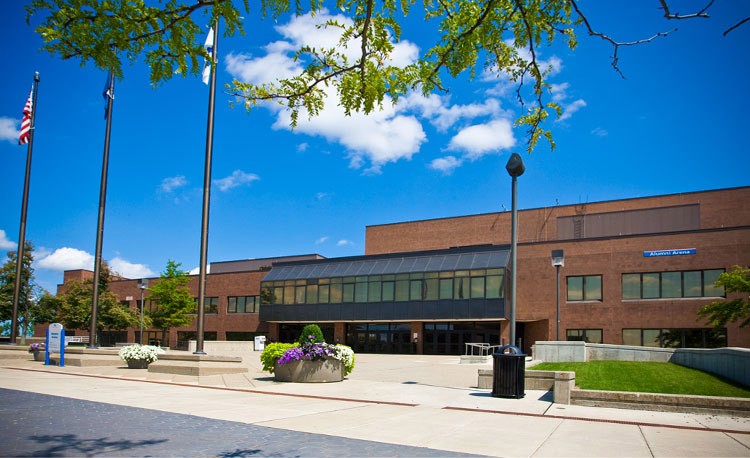
#> input picture task2.jpg, 750 x 458 px, found by its file name
$ python Gau_function_test.py
#> lines starting #> are read from the running program, lines starting #| are printed output that depends on the picture
import cv2
import numpy
from numpy import *
import numpy as np
import math

def gaus_kernel(sigma,pixel_num):
#> called with sigma = 1, pixel_num = 3
    Gau=zeros((pixel_num,pixel_num))
    hw=1/2*(pixel_num-1)
    ##hw=half width, being calculated to adjust the center position
    ##
    for x_g in range(0,pixel_num):
        for y_g in range(0,pixel_num):
            Gau[x_g,y_g]=(1/(2*math.pi*sigma*sigma))*exp(-((x_g-hw)*(x_g-hw)+(y_g-hw)*(y_g-hw))/(2*sigma*sigma))
    sum_Gau=sum(Gau)
    for x_g in range(0,pixel_num):
        for y_g in range(0,pixel_num):
            Gau[x_g,y_g]=Gau[x_g,y_g]/sum_Gau
#> further down, img is the input picture: shape (458, 750, 3); mean B, G, R 149.1, 126.8, 86.8
    return Gau

def image_filter(img_input,filter_kernel):

    size_img_input=img_input.shape
#> size_img_input = (458, 750, 3)
    kernel_size=filter_kernel.shape
    rgb_gray=len(size_img_input)
#> rgb_gray = 3
    if rgb_gray==3:
        new_img=zeros((size_img_input[0],size_img_input[1],size_img_input[2]))
        rgb_channel=size_img_input[2]
#> rgb_channel = 3
        for c in range(0,rgb_channel):
            img_ex=img_input[:,:,c]
            for i in range(0,size_img_input[0]):
                for j in range(0,size_img_input[1]):
                    H=zeros((kernel_size[0],kernel_size[1]))
                    G=zeros((kernel_size[0],kernel_size[1]))
                    for n in range (int(-(kernel_size[1]-1)/2)),int((kernel_size[1]+1)/2):
                        for m in range (int(-(kernel_size[1]-1)/2),int((kernel_size[1]+1)/2)):
                            if i+n in range (0,size_img_input[0]) and j+m in range (0,size_img_input[1]):
                                H[1+n,1+m]=img_ex[i+n,j+m]
                            else:
                                H[1+n,1+m]=0
                    for x in range(-1,2):
                        for y in range(-1,2):
                            G[1+x,1+y]=H[1+x,1+y]*filter_kernel[1-x,1-y]
                    new_img[i,j,c]=sum(G)
#> this loop made 1 pass
#> pass 1, in image_filter, `img_ex=img_input[:,:,c]`:
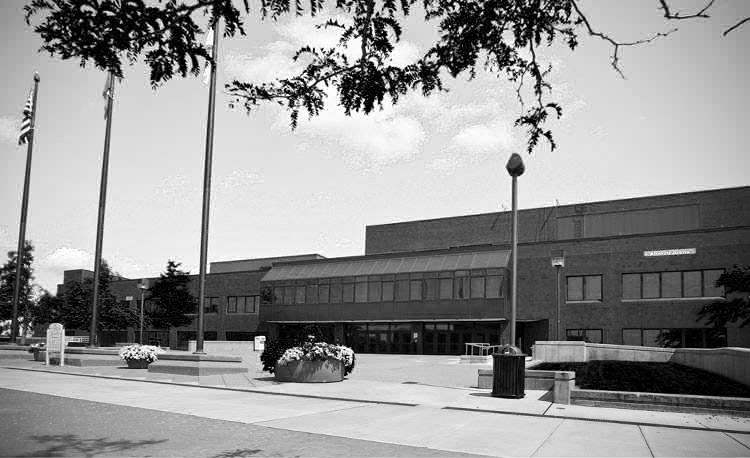
#> img_ex: shape (458, 750); min 0, max 255, mean 149.1
#> after the loop: new_img: shape (458, 750, 3) float64; every value is 0
    else:
        new_img=zeros((size_img_input[0],size_img_input[1]))
        for i in range(0,size_img_input[0]):
            for j in range(0,size_img_input[1]):
                H=zeros((kernel_size[0],kernel_size[1]))
                G=zeros((kernel_size[0],kernel_size[1]))
                for n in range (int(-(kernel_size[1]-1)/2),int((kernel_size[1]+1)/2)):
                    for m in range (int(-(kernel_size[1]-1)/2),int((kernel_size[1]+1)/2)):
                        if i+n in range (0,size_img_input[0]) and j+m in range (0,size_img_input[1]):
                            H[1+n,1+m]=img_input[i+n,j+m]
                        else:
                            H[1+n,1+m]=0
                for x in range(-1,2):
                    for y in range(-1,2):
                        G[1+x,1+y]=H[1+x,1+y]*filter_kernel[1-x,1-y]
                new_img[i,j]=sum(G)

    img_new_adjusted=new_img.clip(0, 255)
    img_new=np.rint(img_new_adjusted).astype('uint8')
    return img_new

k=gaus_kernel(1,3)
img=cv2.imread("/Users/yangyunchen/Dropbox/Python/task2.jpg")
#> (the run stopped early here; a loop or call above may not have finished)

$ run again, with lap1.jpg copied over task2.jpg
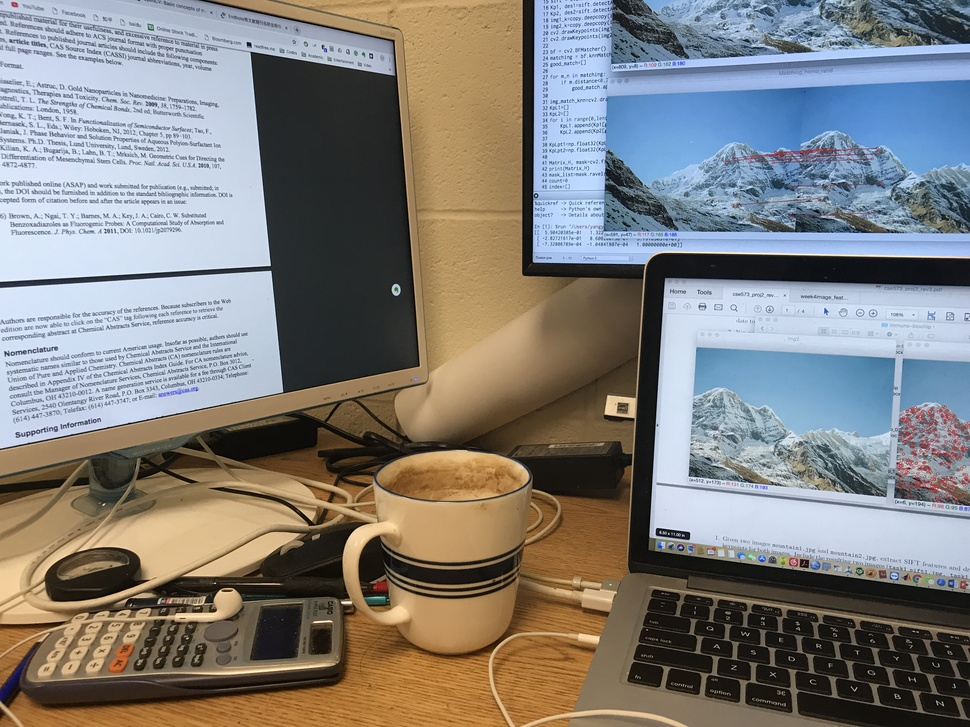
#> input picture lap1.jpg, 970 x 727 px, shrunk from 4032 x 3024 before the run, found by its file name
#> img is the input picture: shape (727, 970, 3); mean B, G, R 124.1, 127, 129.3
#> the loop in image_filter, `for c in range(0,rgb_channel):` made 1 pass
#> pass 1, in image_filter, `img_ex=img_input[:,:,c]`:
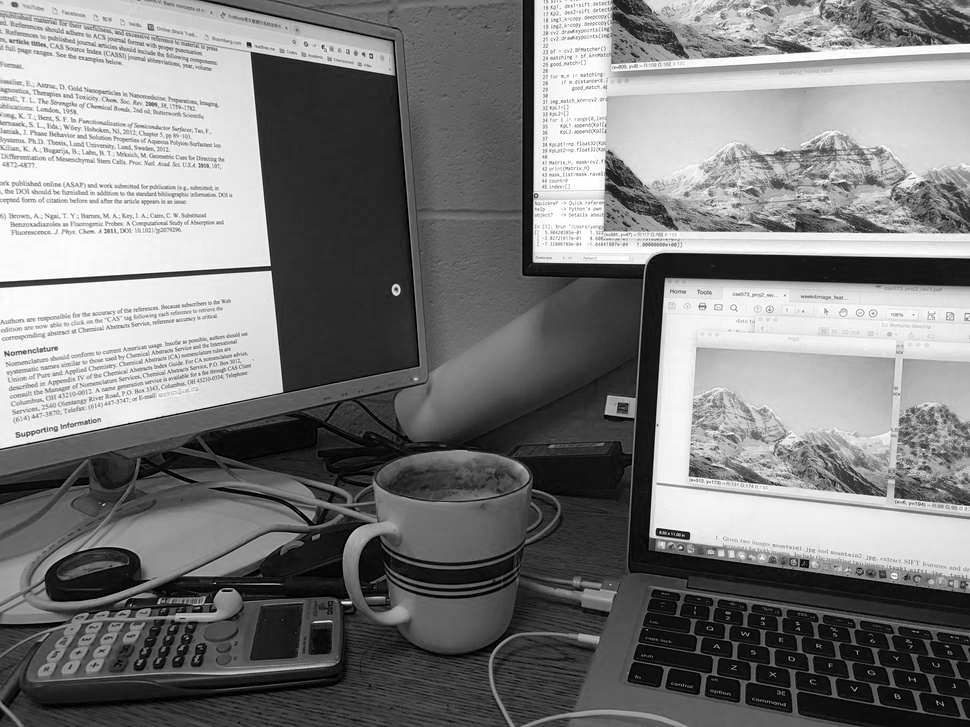
#> img_ex: shape (727, 970); min 0, max 255, mean 124.1

$ run again, with lap2.jpg copied over task2.jpg
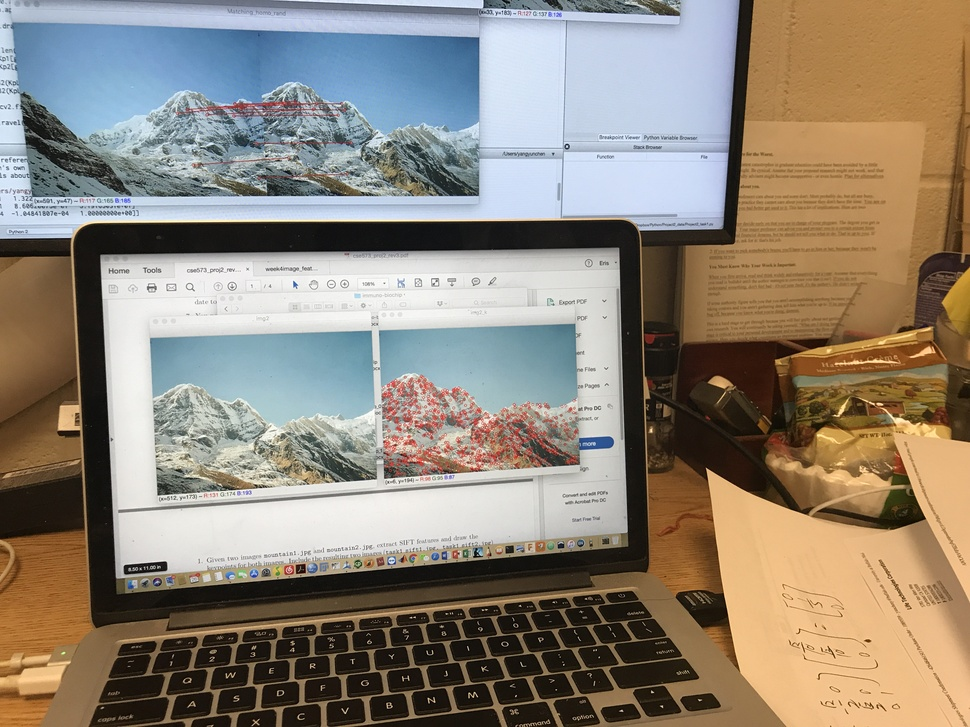
#> input picture lap2.jpg, 970 x 727 px, shrunk from 4032 x 3024 before the run, found by its file name
#> img is the input picture: shape (727, 970, 3); mean B, G, R 119.7, 133, 143.1
#> the loop in image_filter, `for c in range(0,rgb_channel):` made 1 pass
#> pass 1, in image_filter, `img_ex=img_input[:,:,c]`:
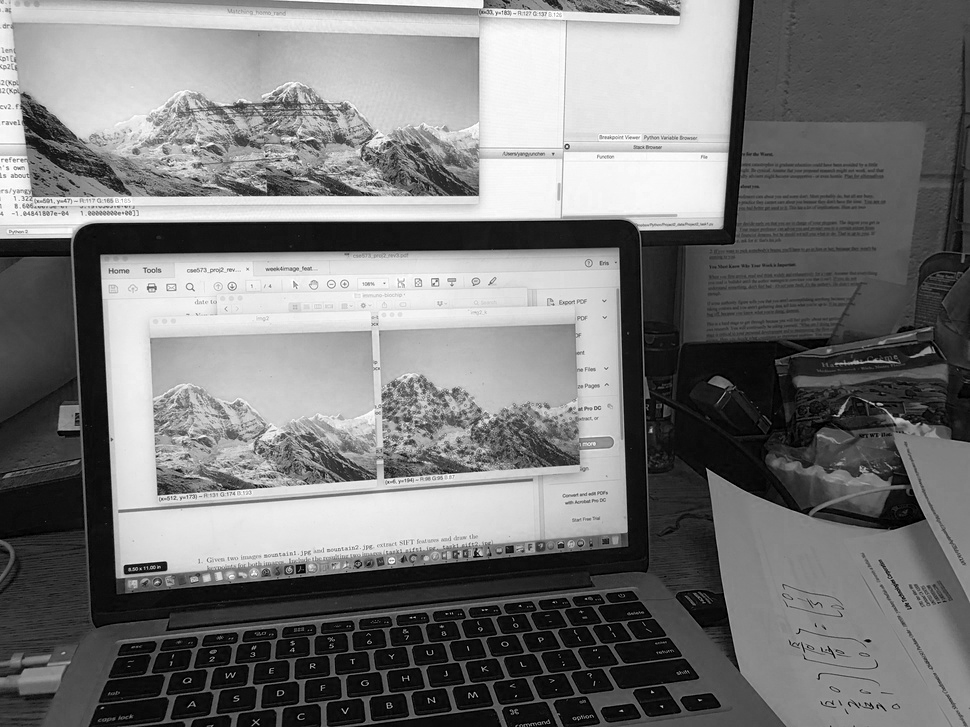
#> img_ex: shape (727, 970); min 0, max 255, mean 119.7
